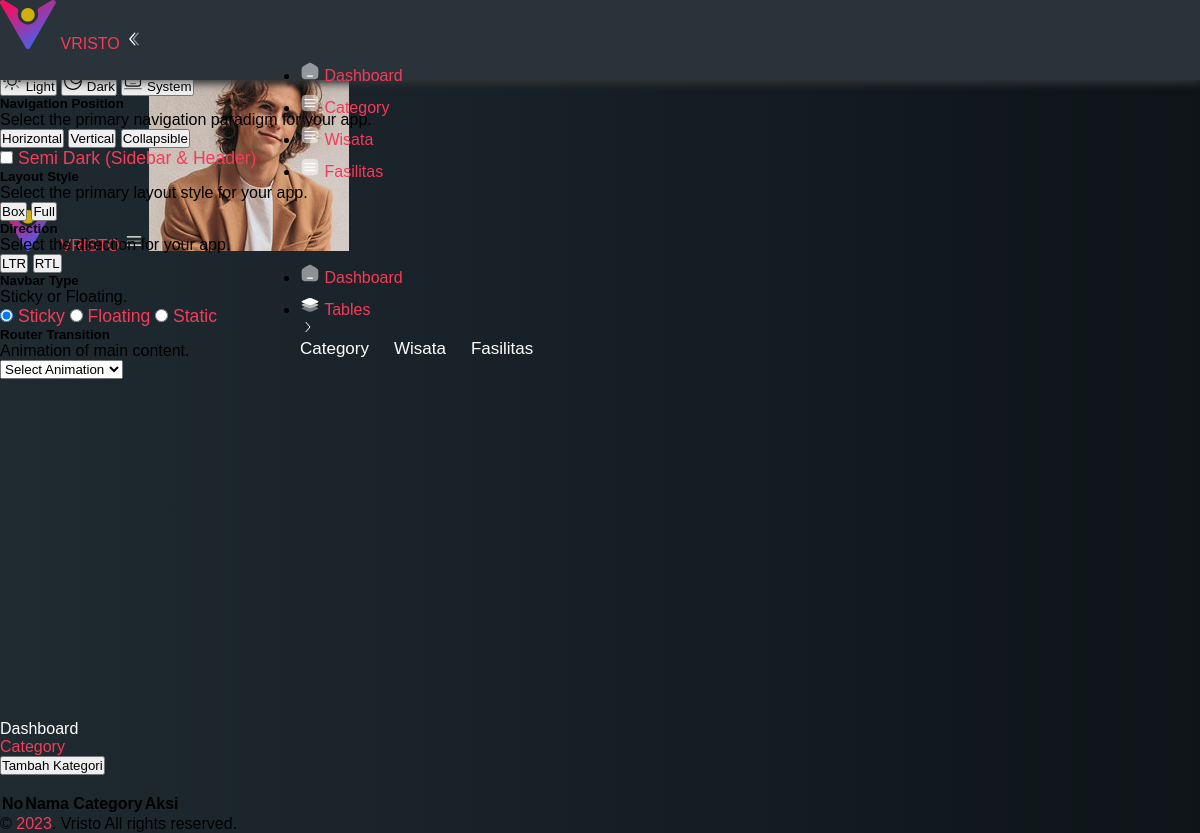
/admin/kategori.php, run on an earlier commit of the app's database.
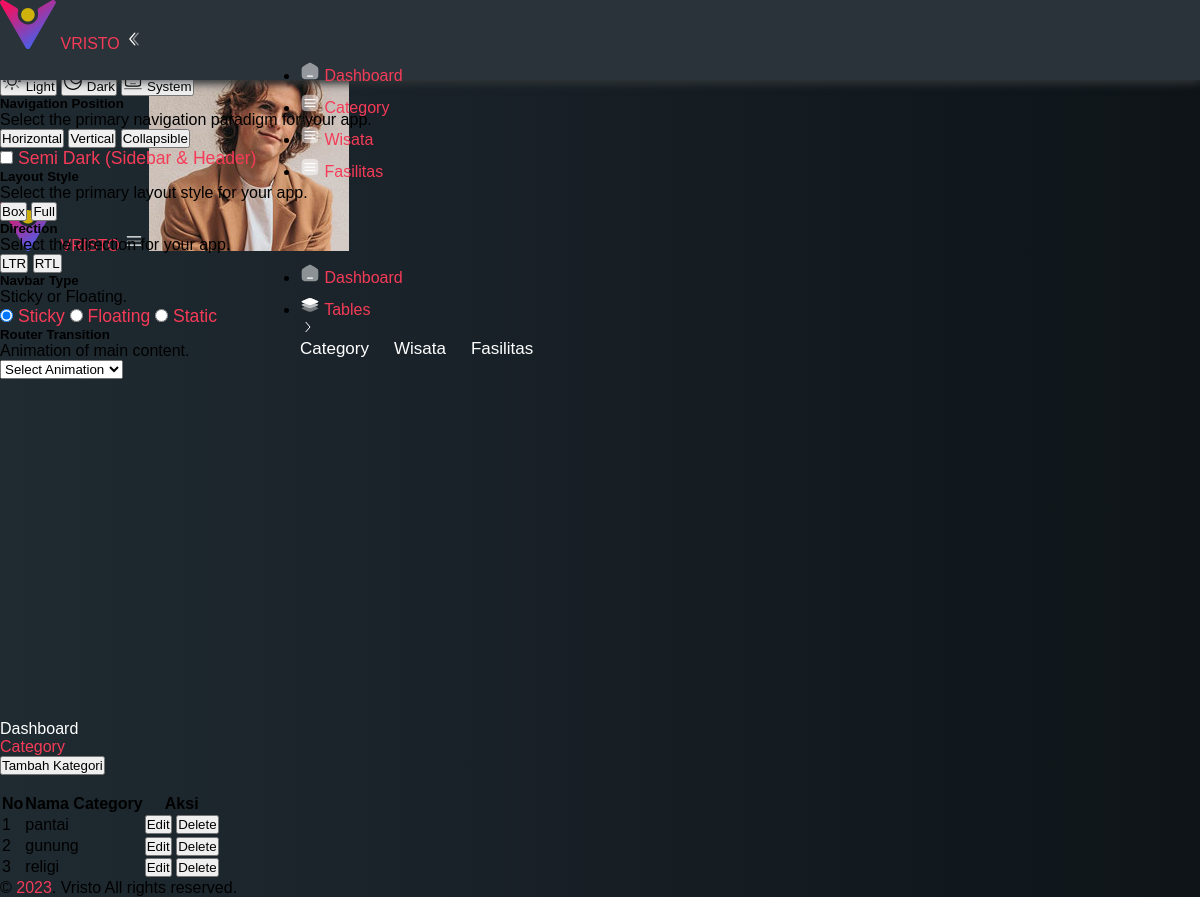
And on a later commit of the database.
### tables this page shows
CREATE TABLE `kategori` (
  `id` int(11) NOT NULL,
  `nama_kategori` varchar(50) NOT NULL
);

### admin/kategori.php (the view, shortened to what the changed rows need)
<?php
include "connection.php";
?>
<!DOCTYPE html>
<html lang="en">
<head>
    <link rel="stylesheet" type="text/css" media="screen" href="assets/css/perfect-scrollbar.min.css" />
    <link rel="stylesheet" href="assets/css/highlight.min.css" />
    <link rel="stylesheet" type="text/css" media="screen" href="assets/css/style.css" />
    <link defer rel="stylesheet" type="text/css" media="screen" href="assets/css/animate.css" />
</head>
<body x-data="main" class="relative overflow-x-hidden font-nunito text-sm font-normal antialiased" :class="[ $store.app.sidebar ? 'toggle-sidebar' : '', $store.app.theme, $store.app.menu, $store.app.layout,$store.app.rtlClass]">
    <div class="main-container min-h-screen text-black dark:text-white-dark" :class="[$store.app.navbar]">
        <div class="main-content">
            <div class="animate__animated p-6" :class="[$store.app.animation]">
                <div x-data="striped">
                    <div class="panel mt-3">
                        <table id="tableAll" class="table-striped table-hover table-bordered table-compact">
                            <thead>
                                <tr>
                                    <th>No</th>
                                    <th>Nama Category</th>
                                    <th>Aksi</th>
                                </tr>
                            </thead>
                            <tbody>
                                <?php
                                $datakategori = mysqli_query($conn, "SELECT * FROM kategori");
                                $i = 1;
                                while ($ambildata = mysqli_fetch_array($datakategori)) {
                                    $nama_kategori = $ambildata['nama_kategori'];
                                ?>
                                    <tr>
                                        <td><?= $i++; ?></td>
                                        <td><?= $nama_kategori; ?></td>
                                        <td class="flex flex-wrap gap-2">
                                            <button type="button" class="btn btn-warning btn-sm">Edit</button>
                                            <button type="button" class="btn btn-danger btn-sm">Delete</button>
                                        </td>
                                    </tr>
                                <?php
                                };
                                ?>
                            </tbody>
                        </table>
                    </div>
                </div>
            </div>
        </div>
    </div>
</body>
</html>

What changed in the data, as far as the page shows it:
added kategori: nama_kategori "pantai"
added kategori: nama_kategori "gunung"
added kategori: nama_kategori "religi"
